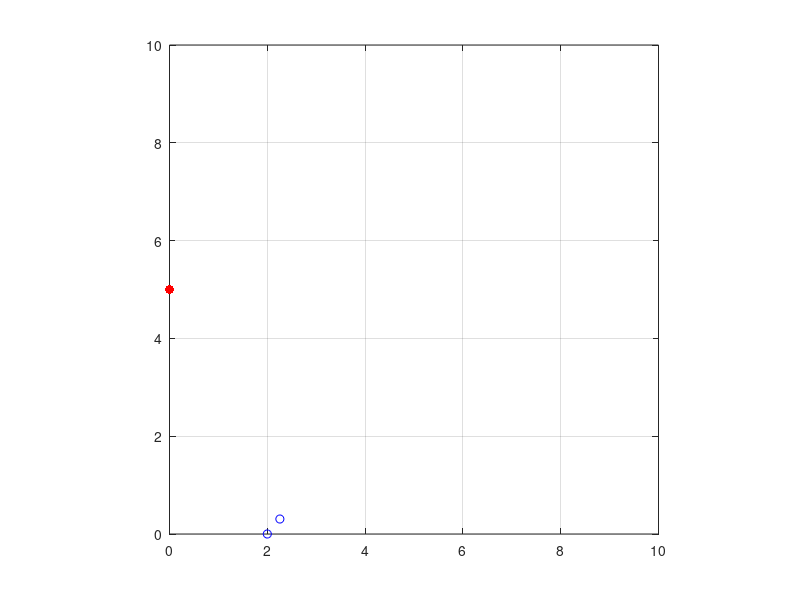

This chart was generated by the following MATLAB code: (Note: this script raises an error after producing the figure.)
clc;
clear all;
close all;
addpath ../Functions/
B = [0 5];
P1 = [2 0];

Dt = 0.2;
V = 2;

th = 50*pi/180;
totalTime = 5;

plot(B(1), B(2), 'r.', 'MarkerSize',20);
axis equal;
axis([0 10 0 10]);

grid on;
hold on;

NN = totalTime/Dt;

x(1) = P1(1);
y(1) = P1(2);
plot(x(1), y(1), 'ob');

alpha = pi- th +atan2(B(2)-P1(2), B(1)-P1(1));
for n = 2:NN
    x(n) = x(n-1) + V*Dt*cos(th);
    y(n) = y(n-1) + V*Dt*sin(th);
    plot(x(n), y(n), 'ob')
    
    %calculate localization using getbdir
    
    b = pi - getbdir(B,[x(n),y(n)], th, 1);
    P = [x(n) y(n)];
    L1 = norm(P-P1);
    L2 = L1 * sin(alpha)/sin(alpha+b);

    x1 = B(1) + L2*cos(th-b);
    y1 = B(2) + L2*sin(th-b);
    
    plot(x1,y1, 'r*');
end
